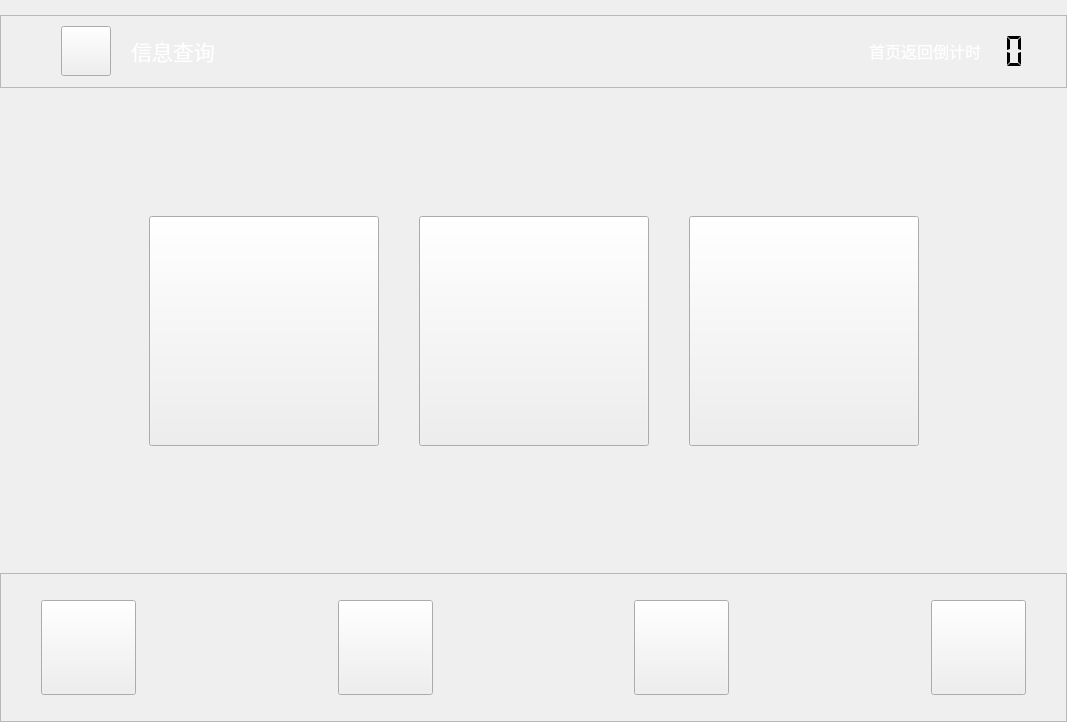
<?xml version="1.0" encoding="UTF-8"?>
<ui version="4.0">
 <class>Lookup</class>
 <widget class="QWidget" name="Lookup">
  <property name="geometry">
   <rect>
    <x>0</x>
    <y>0</y>
    <width>1067</width>
    <height>722</height>
   </rect>
  </property>
  <property name="windowTitle">
   <string>Form</string>
  </property>
  <layout class="QVBoxLayout" name="verticalLayout">
   <property name="spacing">
    <number>0</number>
   </property>
   <property name="leftMargin">
    <number>0</number>
   </property>
   <property name="topMargin">
    <number>0</number>
   </property>
   <property name="rightMargin">
    <number>0</number>
   </property>
   <property name="bottomMargin">
    <number>0</number>
   </property>
   <item>
    <spacer name="verticalSpacer_3">
     <property name="orientation">
      <enum>Qt::Vertical</enum>
     </property>
     <property name="sizeType">
      <enum>QSizePolicy::Fixed</enum>
     </property>
     <property name="sizeHint" stdset="0">
      <size>
       <width>20</width>
       <height>15</height>
      </size>
     </property>
    </spacer>
   </item>
   <item>
    <widget class="QFrame" name="frame_4">
     <property name="sizePolicy">
      <sizepolicy hsizetype="Preferred" vsizetype="Fixed">
       <horstretch>0</horstretch>
       <verstretch>0</verstretch>
      </sizepolicy>
     </property>
     <property name="frameShape">
      <enum>QFrame::StyledPanel</enum>
     </property>
     <property name="frameShadow">
      <enum>QFrame::Raised</enum>
     </property>
     <layout class="QHBoxLayout" name="horizontalLayout_9">
      <property name="spacing">
       <number>0</number>
      </property>
      <property name="leftMargin">
       <number>0</number>
      </property>
      <property name="topMargin">
       <number>0</number>
      </property>
      <property name="rightMargin">
       <number>0</number>
      </property>
      <property name="bottomMargin">
       <number>0</number>
      </property>
      <item>
       <spacer name="horizontalSpacer_47">
        <property name="orientation">
         <enum>Qt::Horizontal</enum>
        </property>
        <property name="sizeType">
         <enum>QSizePolicy::Fixed</enum>
        </property>
        <property name="sizeHint" stdset="0">
         <size>
          <width>60</width>
          <height>20</height>
         </size>
        </property>
       </spacer>
      </item>
      <item>
       <widget class="QPushButton" name="pushButton_back">
        <property name="sizePolicy">
         <sizepolicy hsizetype="Fixed" vsizetype="Fixed">
          <horstretch>0</horstretch>
          <verstretch>0</verstretch>
         </sizepolicy>
        </property>
        <property name="minimumSize">
         <size>
          <width>50</width>
          <height>50</height>
         </size>
        </property>
        <property name="maximumSize">
         <size>
          <width>50</width>
          <height>50</height>
         </size>
        </property>
        <property name="focusPolicy">
         <enum>Qt::NoFocus</enum>
        </property>
        <property name="styleSheet">
         <string notr="true">border-image: url(:/image/picture/qietu/返回.png);</string>
        </property>
        <property name="text">
         <string/>
        </property>
       </widget>
      </item>
      <item>
       <spacer name="horizontalSpacer_8">
        <property name="orientation">
         <enum>Qt::Horizontal</enum>
        </property>
        <property name="sizeType">
         <enum>QSizePolicy::Fixed</enum>
        </property>
        <property name="sizeHint" stdset="0">
         <size>
          <width>20</width>
          <height>20</height>
         </size>
        </property>
       </spacer>
      </item>
      <item>
       <widget class="QLabel" name="label_9">
        <property name="sizePolicy">
         <sizepolicy hsizetype="Preferred" vsizetype="Fixed">
          <horstretch>0</horstretch>
          <verstretch>0</verstretch>
         </sizepolicy>
        </property>
        <property name="minimumSize">
         <size>
          <width>0</width>
          <height>50</height>
         </size>
        </property>
        <property name="maximumSize">
         <size>
          <width>16777215</width>
          <height>50</height>
         </size>
        </property>
        <property name="font">
         <font>
          <family>微软雅黑</family>
          <pointsize>16</pointsize>
         </font>
        </property>
        <property name="text">
         <string>&lt;html&gt;&lt;head/&gt;&lt;body&gt;&lt;p&gt;&lt;span style=&quot; color:#ffffff;&quot;&gt;信息查询&lt;/span&gt;&lt;/p&gt;&lt;/body&gt;&lt;/html&gt;</string>
        </property>
       </widget>
      </item>
      <item>
       <spacer name="horizontalSpacer_9">
        <property name="orientation">
         <enum>Qt::Horizontal</enum>
        </property>
        <property name="sizeHint" stdset="0">
         <size>
          <width>249</width>
          <height>20</height>
         </size>
        </property>
       </spacer>
      </item>
      <item>
       <widget class="QLabel" name="label_12">
        <property name="font">
         <font>
          <family>微软雅黑</family>
          <pointsize>12</pointsize>
         </font>
        </property>
        <property name="text">
         <string>&lt;html&gt;&lt;head/&gt;&lt;body&gt;&lt;p&gt;&lt;span style=&quot; color:#ffffff;&quot;&gt;首页返回倒计时&lt;/span&gt;&lt;/p&gt;&lt;/body&gt;&lt;/html&gt;</string>
        </property>
       </widget>
      </item>
      <item>
       <widget class="QLCDNumber" name="lcdNumber">
        <property name="sizePolicy">
         <sizepolicy hsizetype="Fixed" vsizetype="Fixed">
          <horstretch>0</horstretch>
          <verstretch>0</verstretch>
         </sizepolicy>
        </property>
        <property name="minimumSize">
         <size>
          <width>50</width>
          <height>50</height>
         </size>
        </property>
        <property name="maximumSize">
         <size>
          <width>50</width>
          <height>50</height>
         </size>
        </property>
        <property name="font">
         <font>
          <family>微软雅黑</family>
          <pointsize>12</pointsize>
         </font>
        </property>
        <property name="layoutDirection">
         <enum>Qt::LeftToRight</enum>
        </property>
        <property name="autoFillBackground">
         <bool>false</bool>
        </property>
        <property name="inputMethodHints">
         <set>Qt::ImhNone</set>
        </property>
        <property name="frameShape">
         <enum>QFrame::NoFrame</enum>
        </property>
        <property name="frameShadow">
         <enum>QFrame::Plain</enum>
        </property>
        <property name="lineWidth">
         <number>0</number>
        </property>
        <property name="midLineWidth">
         <number>0</number>
        </property>
        <property name="smallDecimalPoint">
         <bool>true</bool>
        </property>
        <property name="digitCount">
         <number>2</number>
        </property>
        <property name="segmentStyle">
         <enum>QLCDNumber::Flat</enum>
        </property>
       </widget>
      </item>
      <item>
       <spacer name="verticalSpacer_12">
        <property name="orientation">
         <enum>Qt::Vertical</enum>
        </property>
        <property name="sizeType">
         <enum>QSizePolicy::Fixed</enum>
        </property>
        <property name="sizeHint" stdset="0">
         <size>
          <width>20</width>
          <height>71</height>
         </size>
        </property>
       </spacer>
      </item>
      <item>
       <spacer name="horizontalSpacer_15">
        <property name="orientation">
         <enum>Qt::Horizontal</enum>
        </property>
        <property name="sizeType">
         <enum>QSizePolicy::Fixed</enum>
        </property>
        <property name="sizeHint" stdset="0">
         <size>
          <width>15</width>
          <height>20</height>
         </size>
        </property>
       </spacer>
      </item>
     </layout>
    </widget>
   </item>
   <item>
    <spacer name="verticalSpacer">
     <property name="orientation">
      <enum>Qt::Vertical</enum>
     </property>
     <property name="sizeHint" stdset="0">
      <size>
       <width>20</width>
       <height>40</height>
      </size>
     </property>
    </spacer>
   </item>
   <item>
    <layout class="QHBoxLayout" name="horizontalLayout_4">
     <item>
      <spacer name="horizontalSpacer_27">
       <property name="orientation">
        <enum>Qt::Horizontal</enum>
       </property>
       <property name="sizeHint" stdset="0">
        <size>
         <width>40</width>
         <height>20</height>
        </size>
       </property>
      </spacer>
     </item>
     <item>
      <widget class="QPushButton" name="pushButton_yhmx">
       <property name="sizePolicy">
        <sizepolicy hsizetype="Fixed" vsizetype="Fixed">
         <horstretch>0</horstretch>
         <verstretch>0</verstretch>
        </sizepolicy>
       </property>
       <property name="minimumSize">
        <size>
         <width>230</width>
         <height>230</height>
        </size>
       </property>
       <property name="maximumSize">
        <size>
         <width>230</width>
         <height>230</height>
        </size>
       </property>
       <property name="focusPolicy">
        <enum>Qt::NoFocus</enum>
       </property>
       <property name="text">
        <string/>
       </property>
      </widget>
     </item>
     <item>
      <spacer name="horizontalSpacer_25">
       <property name="orientation">
        <enum>Qt::Horizontal</enum>
       </property>
       <property name="sizeType">
        <enum>QSizePolicy::Fixed</enum>
       </property>
       <property name="sizeHint" stdset="0">
        <size>
         <width>40</width>
         <height>20</height>
        </size>
       </property>
      </spacer>
     </item>
     <item>
      <widget class="QPushButton" name="pushButton_gdmx">
       <property name="sizePolicy">
        <sizepolicy hsizetype="Fixed" vsizetype="Fixed">
         <horstretch>0</horstretch>
         <verstretch>0</verstretch>
        </sizepolicy>
       </property>
       <property name="minimumSize">
        <size>
         <width>230</width>
         <height>230</height>
        </size>
       </property>
       <property name="maximumSize">
        <size>
         <width>230</width>
         <height>230</height>
        </size>
       </property>
       <property name="focusPolicy">
        <enum>Qt::NoFocus</enum>
       </property>
       <property name="text">
        <string/>
       </property>
      </widget>
     </item>
     <item>
      <spacer name="horizontalSpacer_26">
       <property name="orientation">
        <enum>Qt::Horizontal</enum>
       </property>
       <property name="sizeType">
        <enum>QSizePolicy::Fixed</enum>
       </property>
       <property name="sizeHint" stdset="0">
        <size>
         <width>40</width>
         <height>20</height>
        </size>
       </property>
      </spacer>
     </item>
     <item>
      <widget class="QPushButton" name="pushButton_gdmx_2">
       <property name="sizePolicy">
        <sizepolicy hsizetype="Fixed" vsizetype="Fixed">
         <horstretch>0</horstretch>
         <verstretch>0</verstretch>
        </sizepolicy>
       </property>
       <property name="minimumSize">
        <size>
         <width>230</width>
         <height>230</height>
        </size>
       </property>
       <property name="maximumSize">
        <size>
         <width>230</width>
         <height>230</height>
        </size>
       </property>
       <property name="focusPolicy">
        <enum>Qt::NoFocus</enum>
       </property>
       <property name="text">
        <string/>
       </property>
      </widget>
     </item>
     <item>
      <spacer name="horizontalSpacer_28">
       <property name="orientation">
        <enum>Qt::Horizontal</enum>
       </property>
       <property name="sizeHint" stdset="0">
        <size>
         <width>40</width>
         <height>20</height>
        </size>
       </property>
      </spacer>
     </item>
    </layout>
   </item>
   <item>
    <spacer name="verticalSpacer_2">
     <property name="orientation">
      <enum>Qt::Vertical</enum>
     </property>
     <property name="sizeHint" stdset="0">
      <size>
       <width>20</width>
       <height>40</height>
      </size>
     </property>
    </spacer>
   </item>
   <item>
    <widget class="QFrame" name="frame_5">
     <property name="sizePolicy">
      <sizepolicy hsizetype="Preferred" vsizetype="Fixed">
       <horstretch>0</horstretch>
       <verstretch>0</verstretch>
      </sizepolicy>
     </property>
     <property name="minimumSize">
      <size>
       <width>0</width>
       <height>149</height>
      </size>
     </property>
     <property name="maximumSize">
      <size>
       <width>16777215</width>
       <height>149</height>
      </size>
     </property>
     <property name="frameShape">
      <enum>QFrame::StyledPanel</enum>
     </property>
     <property name="frameShadow">
      <enum>QFrame::Raised</enum>
     </property>
     <layout class="QGridLayout" name="gridLayout_4">
      <property name="leftMargin">
       <number>0</number>
      </property>
      <property name="topMargin">
       <number>0</number>
      </property>
      <property name="rightMargin">
       <number>0</number>
      </property>
      <property name="bottomMargin">
       <number>0</number>
      </property>
      <property name="spacing">
       <number>0</number>
      </property>
      <item row="0" column="3">
       <widget class="QPushButton" name="pushButton_10">
        <property name="sizePolicy">
         <sizepolicy hsizetype="Fixed" vsizetype="Fixed">
          <horstretch>0</horstretch>
          <verstretch>0</verstretch>
         </sizepolicy>
        </property>
        <property name="minimumSize">
         <size>
          <width>95</width>
          <height>95</height>
         </size>
        </property>
        <property name="maximumSize">
         <size>
          <width>95</width>
          <height>95</height>
         </size>
        </property>
        <property name="focusPolicy">
         <enum>Qt::NoFocus</enum>
        </property>
        <property name="text">
         <string/>
        </property>
       </widget>
      </item>
      <item row="0" column="7">
       <widget class="QPushButton" name="pushButton_12">
        <property name="sizePolicy">
         <sizepolicy hsizetype="Fixed" vsizetype="Fixed">
          <horstretch>0</horstretch>
          <verstretch>0</verstretch>
         </sizepolicy>
        </property>
        <property name="minimumSize">
         <size>
          <width>95</width>
          <height>95</height>
         </size>
        </property>
        <property name="maximumSize">
         <size>
          <width>95</width>
          <height>95</height>
         </size>
        </property>
        <property name="focusPolicy">
         <enum>Qt::NoFocus</enum>
        </property>
        <property name="text">
         <string/>
        </property>
       </widget>
      </item>
      <item row="0" column="8">
       <spacer name="horizontalSpacer_11">
        <property name="orientation">
         <enum>Qt::Horizontal</enum>
        </property>
        <property name="sizeType">
         <enum>QSizePolicy::Preferred</enum>
        </property>
        <property name="sizeHint" stdset="0">
         <size>
          <width>40</width>
          <height>20</height>
         </size>
        </property>
       </spacer>
      </item>
      <item row="0" column="2">
       <spacer name="horizontalSpacer_13">
        <property name="orientation">
         <enum>Qt::Horizontal</enum>
        </property>
        <property name="sizeHint" stdset="0">
         <size>
          <width>40</width>
          <height>20</height>
         </size>
        </property>
       </spacer>
      </item>
      <item row="0" column="1">
       <widget class="QPushButton" name="pushButton_backhomepage">
        <property name="sizePolicy">
         <sizepolicy hsizetype="Fixed" vsizetype="Fixed">
          <horstretch>0</horstretch>
          <verstretch>0</verstretch>
         </sizepolicy>
        </property>
        <property name="minimumSize">
         <size>
          <width>95</width>
          <height>95</height>
         </size>
        </property>
        <property name="maximumSize">
         <size>
          <width>95</width>
          <height>95</height>
         </size>
        </property>
        <property name="focusPolicy">
         <enum>Qt::NoFocus</enum>
        </property>
        <property name="styleSheet">
         <string notr="true"/>
        </property>
        <property name="text">
         <string/>
        </property>
       </widget>
      </item>
      <item row="0" column="0">
       <spacer name="horizontalSpacer_10">
        <property name="orientation">
         <enum>Qt::Horizontal</enum>
        </property>
        <property name="sizeType">
         <enum>QSizePolicy::Preferred</enum>
        </property>
        <property name="sizeHint" stdset="0">
         <size>
          <width>40</width>
          <height>20</height>
         </size>
        </property>
       </spacer>
      </item>
      <item row="0" column="4">
       <spacer name="horizontalSpacer_12">
        <property name="orientation">
         <enum>Qt::Horizontal</enum>
        </property>
        <property name="sizeHint" stdset="0">
         <size>
          <width>40</width>
          <height>20</height>
         </size>
        </property>
       </spacer>
      </item>
      <item row="0" column="6">
       <spacer name="horizontalSpacer_14">
        <property name="orientation">
         <enum>Qt::Horizontal</enum>
        </property>
        <property name="sizeHint" stdset="0">
         <size>
          <width>40</width>
          <height>20</height>
         </size>
        </property>
       </spacer>
      </item>
      <item row="0" column="5">
       <widget class="QPushButton" name="pushButton_11">
        <property name="sizePolicy">
         <sizepolicy hsizetype="Fixed" vsizetype="Fixed">
          <horstretch>0</horstretch>
          <verstretch>0</verstretch>
         </sizepolicy>
        </property>
        <property name="minimumSize">
         <size>
          <width>95</width>
          <height>95</height>
         </size>
        </property>
        <property name="maximumSize">
         <size>
          <width>95</width>
          <height>95</height>
         </size>
        </property>
        <property name="focusPolicy">
         <enum>Qt::NoFocus</enum>
        </property>
        <property name="text">
         <string/>
        </property>
       </widget>
      </item>
     </layout>
    </widget>
   </item>
  </layout>
 </widget>
 <resources/>
 <connections/>
</ui>
